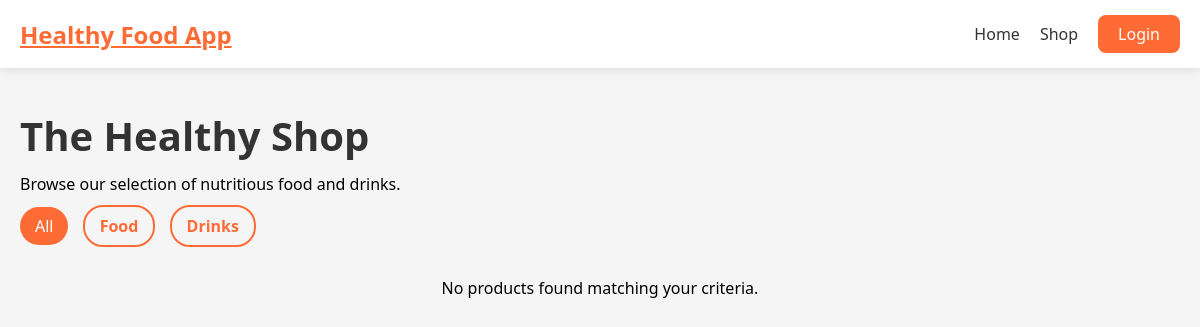
The app's page /shop.php, older data.
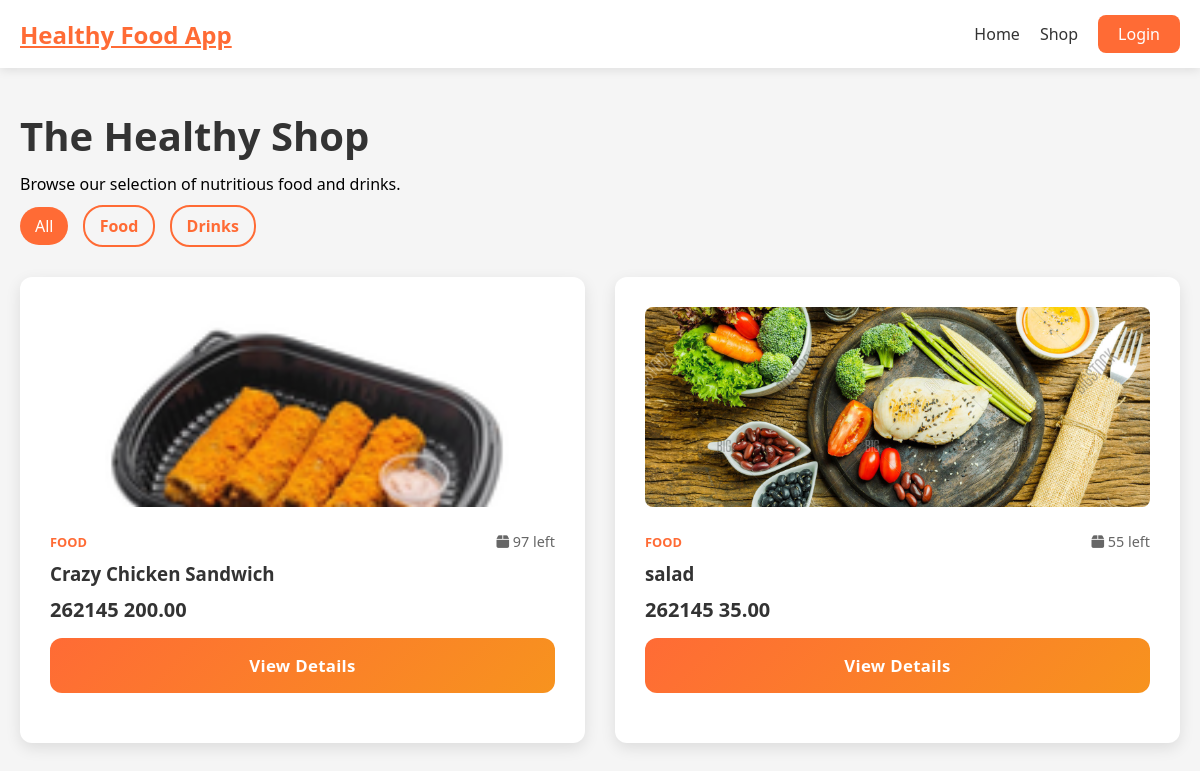
The same page, newer data.
### tables this page shows
CREATE TABLE `products` (
  `id` int(11) NOT NULL,
  `name` varchar(150) NOT NULL,
  `description` text DEFAULT NULL,
  `price` decimal(10,2) NOT NULL,
  `stock` int(11) NOT NULL DEFAULT 0,
  `image_path` varchar(255) DEFAULT NULL,
  `type` enum('food','drink') NOT NULL,
  `status` enum('active','archived') NOT NULL DEFAULT 'active',
  `created_at` datetime DEFAULT current_timestamp(),
  `updated_at` datetime DEFAULT current_timestamp()
);

### config.php (called while the page is built, shortened)
<?php
function isLoggedIn(): bool
{
    return isset($_SESSION['user_id']);
}
?>

### shop.php (the view, shortened to what this page needs)
<?php
require_once __DIR__ . '/init.php';
$type = $_GET['type'] ?? '';
$query = "SELECT * FROM products WHERE status = 'active'";
$query .= " ORDER BY created_at DESC";
$result = $conn->query($query);
include __DIR__ . '/header.php';
?>
<div class="dashboard-container">
    <div class="dashboard-header">
        <h1>The Healthy Shop</h1>
        <p>Browse our selection of nutritious food and drinks.</p>
        <div style="margin-top: 20px;">
            <a href="shop.php" class="<?php echo !$type ? 'btn-login' : 'btn-secondary'; ?>"
                style="padding: 8px 15px; text-decoration: none; margin-right: 10px; border-radius: 20px; border-color: #ff6b35; <?php echo !$type ? '' : 'color: #ff6b35;'; ?>">All</a>
            <a href="shop.php?type=food" class="<?php echo $type === 'food' ? 'btn-login' : 'btn-secondary'; ?>"
                style="padding: 8px 15px; text-decoration: none; margin-right: 10px; border-radius: 20px; border-color: #ff6b35; <?php echo $type === 'food' ? '' : 'color: #ff6b35;'; ?>">Food</a>
            <a href="shop.php?type=drink" class="<?php echo $type === 'drink' ? 'btn-login' : 'btn-secondary'; ?>"
                style="padding: 8px 15px; text-decoration: none; border-radius: 20px; border-color: #ff6b35; <?php echo $type === 'drink' ? '' : 'color: #ff6b35;'; ?>">Drinks</a>
        </div>
    </div>
    <div class="features-grid">
        <?php if ($result->num_rows > 0): ?>
            <?php while ($product = $result->fetch_assoc()): ?>
                <div class="feature-card" style="text-align: left;">
                    <img src="<?php echo $product['image_path'] ?: 'assets/images/placeholder-300x300.png'; ?>"
                        alt="<?php echo htmlspecialchars($product['name']); ?>"
                        style="width: 100%; height: 200px; object-fit: cover; border-radius: 8px; margin-bottom: 20px;">
                    <div style="display: flex; justify-content: space-between; align-items: center;">
                        <span style="font-size: 0.8rem; text-transform: uppercase; color: #ff6b35; font-weight: 700;">
                            <?php echo $product['type']; ?>
                        </span>
                        <span style="font-size: 0.9rem; color: #666;"><i class="fas fa-box"></i>
                            <?php echo $product['stock']; ?> left
                        </span>
                    </div>
                    <h3 style="margin: 10px 0;">
                        <?php echo htmlspecialchars($product['name']); ?>
                    </h3>
                    <div style="font-weight: 700; color: #333; font-size: 1.25rem;">
                        <?php echo CURRENCY_SYMBOL; ?>        <?php echo number_format($product['price'], 2); ?>
                    </div>
                    <a href="product.php?id=<?php echo $product['id']; ?>" class="login-btn"
                        style="display: block; text-align: center; margin-top: 15px; text-decoration: none;">View Details</a>
                </div>
            <?php endwhile; ?>
        <?php else: ?>
            <p style="text-align: center; grid-column: 1/-1;">No products found matching your criteria.</p>
        <?php endif; ?>
    </div>
</div>
</main>
</body>
</html>

### header.php (shortened to what this page needs)
<?php require_once __DIR__ . '/init.php'; ?>
<!DOCTYPE html>
<html lang="en">
<head>
    <link rel="stylesheet" href="/app/assets/css/styles.css">
    <link rel="stylesheet" href="https://cdnjs.cloudflare.com/ajax/libs/font-awesome/6.0.0/css/all.min.css">
</head>
<body>
    <nav class="navbar">
        <div class="nav-container">
            <a href="/app/index1.php" class="logo">
                <?php echo SITE_NAME; ?>
            </a>
            <div class="nav-links">
                <a href="/app/index1.php">Home</a>
                <a href="/app/shop.php">Shop</a>
                <?php if (isLoggedIn()): ?>
                    <a href="/app/cart.php" class="cart-link">
                        <i class="fas fa-shopping-cart"></i>
                        <span class="cart-count">
                            <?php echo getCartCount($conn); ?>
                        </span>
                    </a>
                    <a href="/app/profile.php">Profile</a>
                    <a href="/app/chat.php">Chatbot</a>
                    <?php if (isAdmin()): ?>
                        <a href="/app/admin/Dashboard.php" class="btn-admin">Admin</a>
                    <?php endif; ?>
                    <a href="/app/logout.php">Logout</a>
                <?php else: ?>
                    <a href="/app/login.php" class="btn-login">Login</a>
                <?php endif; ?>
            </div>
        </div>
    </nav>
    <main class="main-content">

### assets/css/styles.css (style rules this page uses)
* { margin: 0; padding: 0; box-sizing: border-box; }
body { font-family: 'Segoe UI', Tahoma, Geneva, Verdana, sans-serif; margin: 0; padding: 0; min-height: 100vh; background: #f5f5f5; }
.login-btn, .register-btn { width: 100%; padding: 16px; background: linear-gradient(135deg, #ff6b35 0%, #f7931e 100%); color: white; border: none; border-radius: 12px; font-size: 1.05rem; font-weight: 600; cursor: pointer; transition: all 0.3s ease; margin-bottom: 20px; position: relative; overflow: hidden; letter-spacing: 0.3px; }
.navbar { background: white; box-shadow: 0 2px 10px rgba(0, 0, 0, 0.1); padding: 15px 0; position: sticky; top: 0; z-index: 1000; }
.nav-container { max-width: 1200px; margin: 0 auto; padding: 0 20px; display: flex; justify-content: space-between; align-items: center; }
.logo { font-size: 1.5rem; font-weight: 700; color: #ff6b35; }
.nav-links { display: flex; gap: 20px; align-items: center; }
.nav-links a { text-decoration: none; color: #333; font-weight: 500; transition: color 0.3s; }
.btn-login { background: #ff6b35; color: white !important; padding: 8px 20px; border-radius: 8px; }
.btn-primary, .btn-secondary { padding: 15px 30px; border-radius: 8px; text-decoration: none; font-weight: 600; transition: all 0.3s; }
.btn-secondary { background: transparent; color: white; border: 2px solid white; }
.features-grid { display: grid; grid-template-columns: repeat(auto-fit, minmax(250px, 1fr)); gap: 30px; }
.feature-card { background: white; padding: 30px; border-radius: 12px; text-align: center; box-shadow: 0 5px 15px rgba(0, 0, 0, 0.1); transition: transform 0.3s; }
.feature-card h3 { color: #333; margin-bottom: 15px; }
.dashboard-container { max-width: 1200px; margin: 40px auto; padding: 0 20px; }
.dashboard-header { margin-bottom: 40px; }
.dashboard-header h1 { font-size: 2.5rem; color: #333; margin-bottom: 10px; }

Row changes from the older to the newer data that the page shows:
added products: image_path (picture), type "FOOD", stock "97", name "Crazy Chicken Sandwich", price "200.00"
added products: image_path (picture), type "FOOD", stock "55", name "salad", price "35.00"
Text that changed along with them:
text no longer shown: "No products found matching your criteria."
